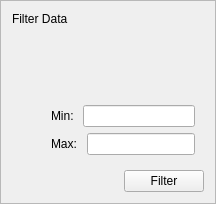
                        <widget  class="QFrame"  name="wFilter">
                        <property  name="frameShape">
                            <enum>QFrame::StyledPanel</enum>
                        </property>
                        <property  name="frameShadow">
                            <enum>QFrame::Raised</enum>
                        </property>
                        <property  name="lineWidth">
                            <number>8</number>
                        </property>

                        <layout  class="QVBoxLayout"  name="vlFilterData">
                            
                            <item>
                            <widget  class="QLabel"  name="label_select">
                                <property  name="text">
                                <string>Filter Data</string>
                                </property>
                            </widget>
                            </item>
                            
                            <item>
                            <layout  class="QHBoxLayout"  name="horizontalLayout_5">
                                <item>
                                <spacer  name="horizontalSpacer_5">
                                    <property  name="orientation">
                                    <enum>Qt::Horizontal</enum>
                                    </property>
                                    
                                    <property name="sizeType">
                                        <enum>QSizePolicy::Fixed</enum>
                                    </property>
                                    
                                    <property  name="sizeHint"  stdset="0">
                                    <size>
                                        <width>30</width>
                                        <height>20</height>
                                    </size>
                                    </property>
                                </spacer>
                                </item>
                                <item>
                                <layout  class="QVBoxLayout"  name="vlComboFilter"/>
                                </item>
                            </layout>
                            </item>
                            
                            <item>
                                <widget  class="QWidget"  name="wFilterCategorical">
                                    <layout  class="QHBoxLayout"  name="hlFilterCategorical">
                                        <item>
                                            <spacer  name="horizontalSpacer">
                                                <property  name="orientation">
                                                <enum>Qt::Horizontal</enum>
                                                </property>
                                                
                                                <property name="sizeType">
                                                    <enum>QSizePolicy::Fixed</enum>
                                                </property>
                                                
                                                <property  name="sizeHint"  stdset="0">
                                                <size>
                                                    <width>30</width>
                                                    <height>20</height>
                                                </size>
                                                </property>
                                            </spacer>
                                        </item>

                                        <item>
                                            <layout  class="QHBoxLayout"  name="hlFilterCat">
                                            </layout>
                                        </item>
                                        
                                        
                                    </layout>
                                </widget>
                            </item>
                                

                            <item>
                            <widget  class="QWidget"  name="wFilterNumerical">
                                
                                <layout  class="QVBoxLayout"  name="hlFilterNumeric">

                                <item>
                                    <layout  class="QHBoxLayout"  name="hlFilterNumeric">
                                        <item>
                                            <spacer  name="horizontalSpacer">
                                                <property  name="orientation">
                                                <enum>Qt::Horizontal</enum>
                                                </property>
                                                
                                                <property name="sizeType">
                                                    <enum>QSizePolicy::Fixed</enum>
                                                </property>
                                                
                                                <property  name="sizeHint"  stdset="0">
                                                <size>
                                                    <width>30</width>
                                                    <height>20</height>
                                                </size>
                                                </property>
                                            </spacer>
                                        </item>
                                        
                                        <item>
                                            <widget  class="QLabel"  name="lMinVal">
                                                <property  name="text">
                                                    <string>Min: </string>
                                                </property>
                                            </widget>
                                        </item>

                                        <item>
                                            <widget  class="QLineEdit"  name="edit_minval">
                                            </widget>
                                        </item>
                                    </layout>
                                </item>
                                
                                <item>
                                    <layout  class="QHBoxLayout"  name="hlFilterNumeric">
                                        <item>
                                            <spacer  name="horizontalSpacer">
                                                <property  name="orientation">
                                                <enum>Qt::Horizontal</enum>
                                                </property>
                                                
                                                <property name="sizeType">
                                                    <enum>QSizePolicy::Fixed</enum>
                                                </property>
                                                
                                                <property  name="sizeHint"  stdset="0">
                                                <size>
                                                    <width>30</width>
                                                    <height>20</height>
                                                </size>
                                                </property>
                                            </spacer>
                                        </item>
                                    
                                        <item>
                                            <widget  class="QLabel"  name="lMaxVal">
                                                <property  name="text">
                                                    <string>Max: </string>
                                                </property>                                
                                            </widget>
                                        </item>

                                        <item>
                                            <widget  class="QLineEdit"  name="edit_maxval">
                                            </widget>
                                        </item>                        

                                    </layout>
                                </item>
                                </layout>
                                    

                            </widget>
                            </item>
                            
                            <item>  
                                <layout  class="QHBoxLayout"  name="hlFilterButton">

                                    <item>
                                        <spacer  name="horizontalSpacer_8">
                                        <property  name="orientation">
                                            <enum>Qt::Horizontal</enum>
                                        </property>
                                        
                                        <property  name="sizeHint"  stdset="0">
                                            <size>
                                            <width>40</width>
                                            <height>20</height>
                                            </size>
                                        </property>
                                        </spacer>
                                    </item>
                                    
                                    <item>
                                        <widget  class="QPushButton"  name="filterBtn">
                                        <property  name="text">
                                            <string>Filter</string>
                                        </property>
                                        </widget>
                                    </item>
                                
                                </layout>
                            </item>
                            
                            
                        </layout>
                        </widget>
